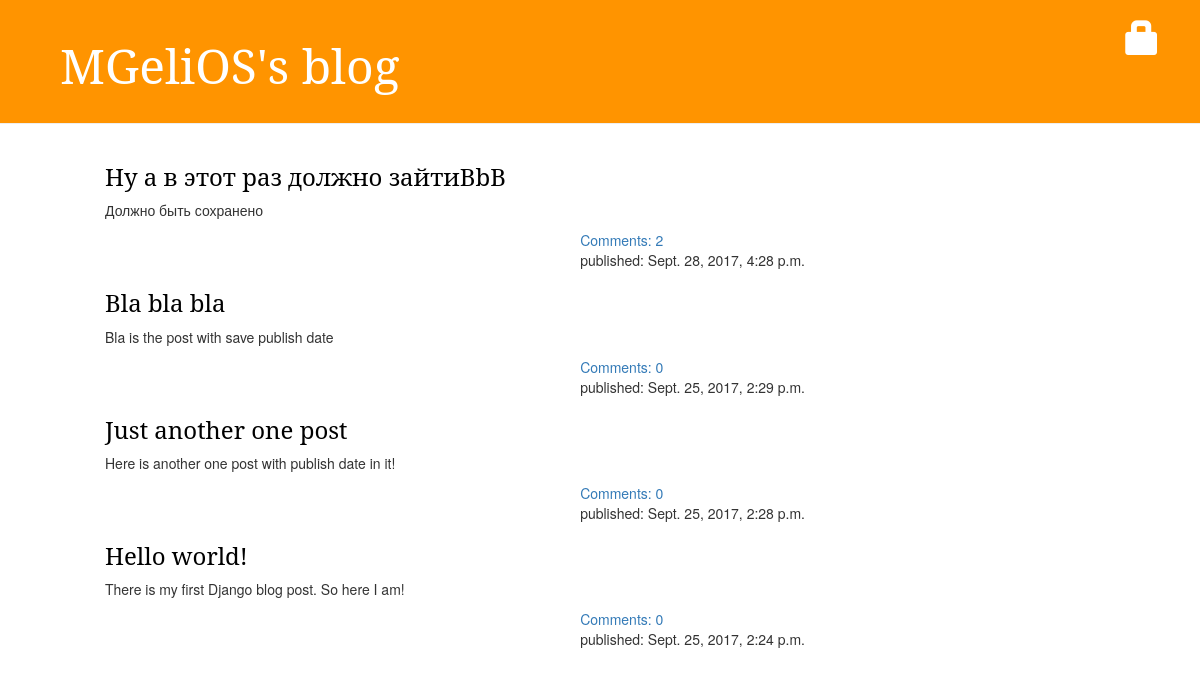
The page / on the database its author committed.
### blog/models.py (models this page shows, shortened)
class Post(models.Model):
    author = models.ForeignKey('auth.User')
    title = models.CharField(max_length=200)
    text = models.TextField()
    created_date = models.DateTimeField(default=timezone.now)
    published_date = models.DateTimeField(blank=True, null=True)
    def approved_comments(self):
        return self.comments.filter(approved_comment=True)

### blog/views.py (the view)
# urls.py: url(r'^$', views.post_list, name='post_list'),
def post_list(request):
    posts = Post.objects.filter(published_date__isnull=False).order_by('-published_date')
    return render(request, 'blog/post_list.html', {'posts': posts})

### blog/templates/blog/post_list.html
{% extends 'blog/base.html' %}
{% block content %}
    {% for post in posts %}
        <article class="post">
            <header>
                <h3><a href="{% url 'post_detail' pk=post.pk %}">{{post.title}}</a></h3>
            </header>
            <div>
                <p>{{post.text|linebreaksbr}}</p>
            </div>
            <footer class="date">
                <a href="{% url 'post_detail' pk=post.pk %}">Comments: {{ post.approved_comments.count }}</a>
                <p>published: {{post.published_date}}</p>
            </footer>
        </article>
    {% endfor %}
{% endblock %}

### blog/static/css/blog.css (style rules this page uses)
h3 a { font-family: 'Noto serif'; }
article { padding-left: 50px; }
h2, h3, h4 { font-family: 'Noto serif'; }
.date { float: right; }
.post { margin-bottom: 70px; }
.post h3 a, .post h3 a:visited { color: #000000; }

### rows shown on the page
Post: title "Ну а в этот раз должно зайтиBbB", text "Должно быть сохранено", approved_comments.count "2", published_date "Sept. 28, 2017, 4:28 p.m."
Post: title "Bla bla bla", text "Bla is the post with save publish date", approved_comments.count "0", published_date "Sept. 25, 2017, 2:29 p.m."
Post: title "Just another one post", text "Here is another one post with publish date in it!", approved_comments.count "0", published_date "Sept. 25, 2017, 2:28 p.m."
Post: title "Hello world!", text "There is my first Django blog post. So here I am!", approved_comments.count "0", published_date "Sept. 25, 2017, 2:24 p.m."
